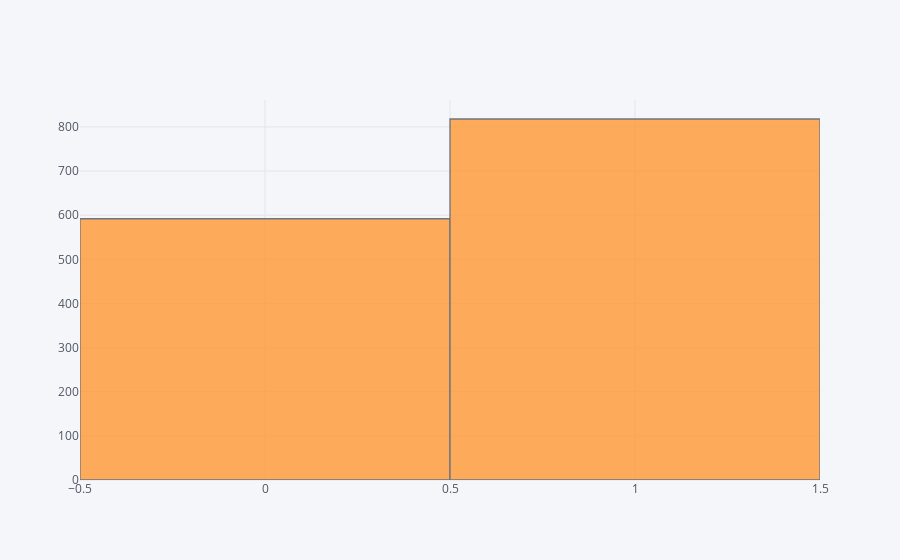

Notebook source saved alongside this figure:
### Code cell
pd.DataFrame(results_test['lr']['real'][0]).iplot(kind='histogram')

### Figure 1 — Plotly figure (JSON) as saved in the notebook; plotly's stock layout.template omitted (floating-point values rounded to 4 significant figures; data arrays with more than 128 entries replaced by an {"elided": "..."} marker saying what was removed)
{"data": [{"histfunc": "count", "histnorm": "", "marker": {"color": "rgba(255, 153, 51, 1.0)", "line": {"color": "#4D5663", "width": 1.3}}, "name": "0", "opacity": 0.8, "orientation": "v", "type": "histogram", "uid": "7b9268c6-ee85-447b-bcbe-0038bd313089", "x": {"elided": "1410 int values"}}], "layout": {"barmode": "overlay", "legend": {"bgcolor": "#F5F6F9", "font": {"color": "#4D5663"}}, "paper_bgcolor": "#F5F6F9", "plot_bgcolor": "#F5F6F9", "title": {"font": {"color": "#4D5663"}}, "xaxis": {"gridcolor": "#E1E5ED", "showgrid": true, "tickfont": {"color": "#4D5663"}, "title": {"font": {"color": "#4D5663"}, "text": ""}, "zerolinecolor": "#E1E5ED"}, "yaxis": {"gridcolor": "#E1E5ED", "showgrid": true, "tickfont": {"color": "#4D5663"}, "title": {"font": {"color": "#4D5663"}, "text": ""}, "zerolinecolor": "#E1E5ED"}}}
